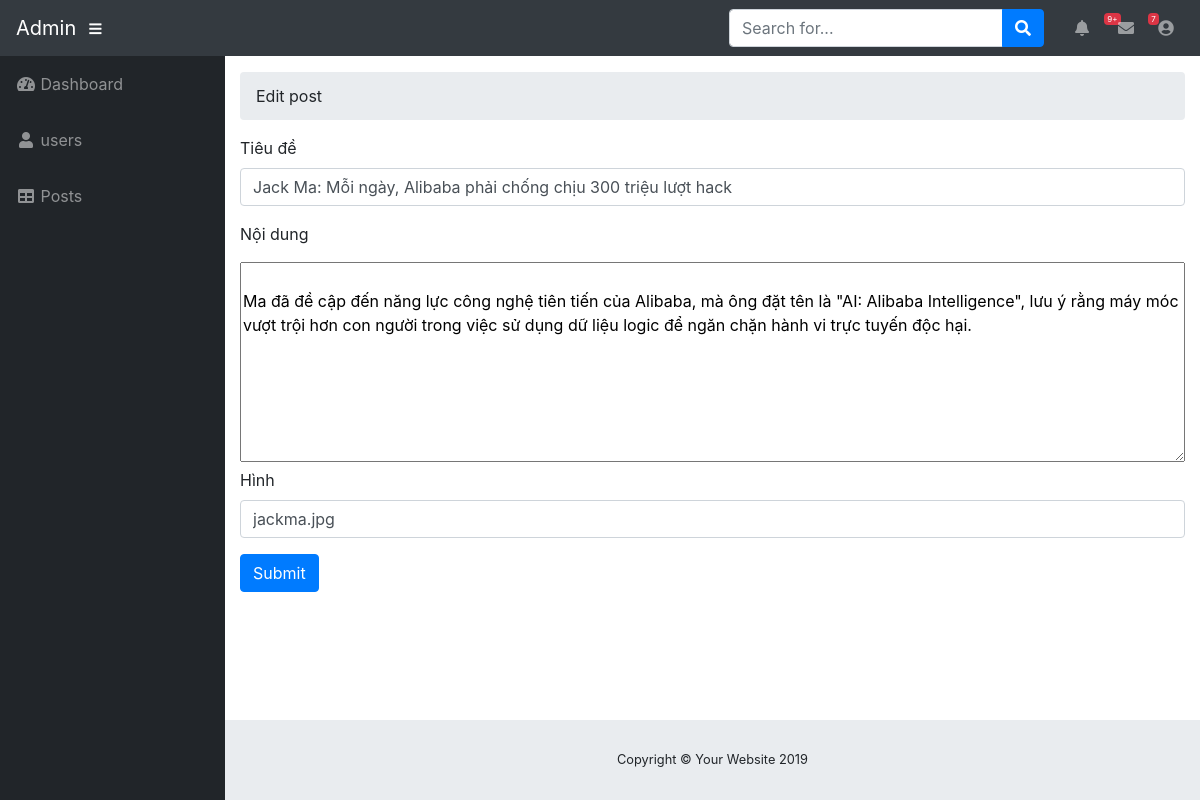
The page /admin/index.php?controller=posts&action=edit&id_post=7 (signed in) on the database its author committed.
### tables this page shows
CREATE TABLE `posts` (
  `id_post` int(11) NOT NULL AUTO_INCREMENT,
  `tieude` varchar(255) DEFAULT NULL,
  `noidung` longtext NOT NULL,
  `hinh` varchar(255) NOT NULL,
  `created_at` datetime DEFAULT NULL,
  PRIMARY KEY (`id_post`)
);

### admin/app/controllers/postController.php (called while the page is built, shortened)
<?php
class postController{
    public function edit() {
        if (isset($_GET["id_post"])) {
            $id_post = (int) $_GET["id_post"];
            $model = new postModel();
            $post = $model->getSingle($id_post);
        }
        include_once "app/views/posts/edit.php";
    }
}

### admin/app/models/Database.php (called while the page is built, shortened)
<?php
class database {
    public $connection;
    public function __construct()
    {
        if (!$this->connection) {
            $this->connection = mysqli_connect(self::DATABASE_SERVER, self::DATABASE_USER,
                self::DATABASE_PASSWORD, self::DATABASE_NAME);
        }
    }
}

### admin/app/models/postModel.php (called while the page is built, shortened)
<?php
class postModel extends database
{
    public function getSingle($id_post = 0)
    {
        $sqlSelect = "SELECT * FROM posts WHERE id_post = " . $id_post;
        $result = mysqli_query($this->connection, $sqlSelect);
        $row = mysqli_fetch_assoc($result);
        return $row;
    }
}

### admin/app/views/posts/edit.php (the view, shortened to what this page needs)
<!DOCTYPE html>
<html lang="en">
<head>
    <link href="assets/vendor/fontawesome-free/css/all.min.css" rel="stylesheet" type="text/css">
    <link href="assets/vendor/datatables/dataTables.bootstrap4.css" rel="stylesheet">
    <link href="assets/css/sb-admin.css" rel="stylesheet">
</head>
<body id="page-top">
<nav class="navbar navbar-expand navbar-dark bg-dark static-top">
    <a class="navbar-brand mr-1" href="../admin/index.php">Admin</a>
    <button class="btn btn-link btn-sm text-white order-1 order-sm-0" id="sidebarToggle" href="#">
        <i class="fas fa-bars"></i>
    </button>
    <form class="d-none d-md-inline-block form-inline ml-auto mr-0 mr-md-3 my-2 my-md-0">
        <div class="input-group">
            <input type="text" class="form-control" placeholder="Search for..." aria-label="Search"
                   aria-describedby="basic-addon2">
            <div class="input-group-append">
                <button class="btn btn-primary" type="button">
                    <i class="fas fa-search"></i>
                </button>
            </div>
        </div>
    </form>
    <ul class="navbar-nav ml-auto ml-md-0">
        <li class="nav-item dropdown no-arrow mx-1">
            <a class="nav-link dropdown-toggle" href="#" id="alertsDropdown" role="button" data-toggle="dropdown"
               aria-haspopup="true" aria-expanded="false">
                <i class="fas fa-bell fa-fw"></i>
                <span class="badge badge-danger">9+</span>
            </a>
        </li>
        <li class="nav-item dropdown no-arrow mx-1">
            <a class="nav-link dropdown-toggle" href="#" id="messagesDropdown" role="button" data-toggle="dropdown"
               aria-haspopup="true" aria-expanded="false">
                <i class="fas fa-envelope fa-fw"></i>
                <span class="badge badge-danger">7</span>
            </a>
        </li>
        <li class="nav-item dropdown no-arrow">
            <a class="nav-link dropdown-toggle" href="#" id="userDropdown" role="button" data-toggle="dropdown"
               aria-haspopup="true" aria-expanded="false">
                <i class="fas fa-user-circle fa-fw"></i>
            </a>
        </li>
    </ul>
</nav>
<div id="wrapper">
    <ul class="sidebar navbar-nav">
        <li class="nav-item">
            <a class="nav-link" href="index.php">
                <i class="fas fa-fw fa-tachometer-alt"></i>
                <span>Dashboard</span>
            </a>
        </li>
        <li class="nav-item">
            <a class="nav-link" href="../users/index.php">
                <i class="fas fa-fw fa-user"></i>
                <span>users</span></a>
        </li>
        <li class="nav-item">
            <a class="nav-link" href="../posts/index.php">
                <i class="fas fa-fw fa-table"></i>
                <span>Posts</span></a>
        </li>
    </ul>
    <div id="content-wrapper">
        <div class="container-fluid">
            <ol class="breadcrumb">
                <li class="breadcrumb-item">
                    <a>Edit post</a>
                </li>
            </ol>
            <div class="row">
                <div class="col-md-12">
                    <div>
                        <form name="edit" action="" method="post">
                            <div class="form-group">
                                <label for="tieude">Tiêu đề</label>
                                <input type="text" class="form-control" name="tieude" id="tieude"
                                       value="<?= $post['tieude'] ?>">
                            </div>
                            <p>Nội dung</p>
                            <textarea name="noidung" style="width: 100%; height: 200px">
                                <?= $post['noidung'] ?>
                            </textarea>
                            <div class="form-group">
                                <label for="hinh">Hình</label>
                                <input type="text" class="form-control" name="hinh" id="hinh"
                                       value="<?= $post['hinh'] ?>">
                            </div>
                            <button type="submit" name="submit" class="btn btn-primary">Submit</button>
                        </form>
                    </div>
                </div>
            </div>
        </div>
        <footer class="sticky-footer">
            <div class="container my-auto">
                <div class="copyright text-center my-auto">
                    <span>Copyright © Your Website 2019</span>
                </div>
            </div>
        </footer>
    </div>
</div>
</body>
</html>

### rows shown on the page
posts: tieude "Jack Ma: Mỗi ngày, Alibaba phải chống chịu 300 triệu lượt hack", noidung "Ma đã đề cập đến năng lực công nghệ tiên tiến của Alibaba, mà ông đặt tên là \"AI: Alibaba Intelligence\", lưu ý rằng máy móc vượt trội hơn con người trong việc sử dụng dữ liệu logic để ngăn chặn hành vi trực tuyến độc hại.", hinh "jackma.jpg"
